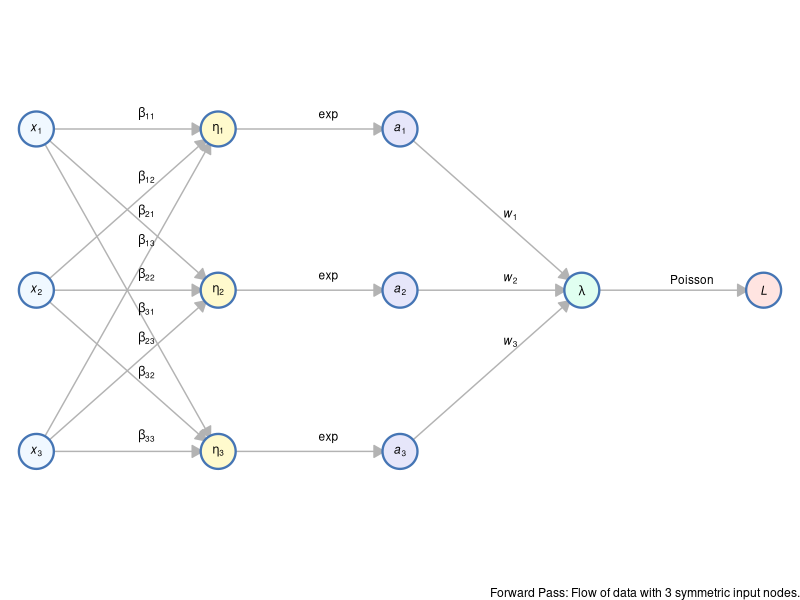
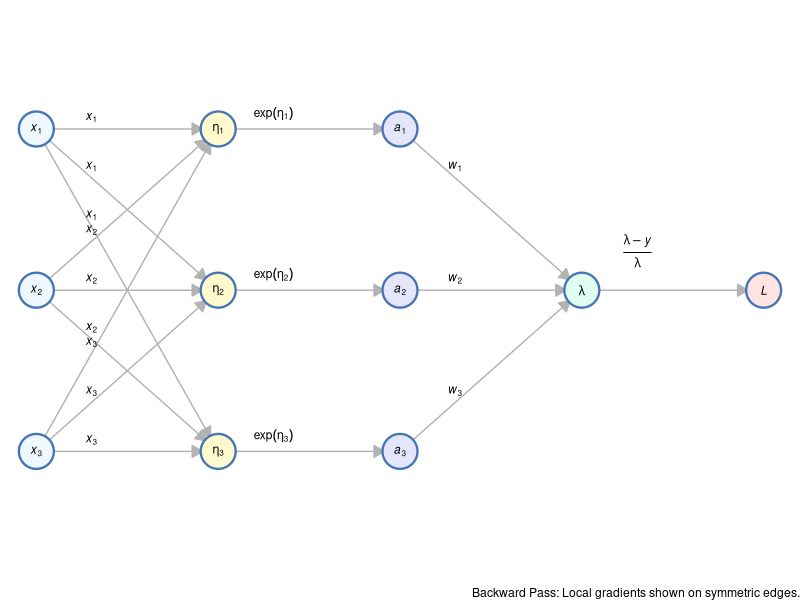
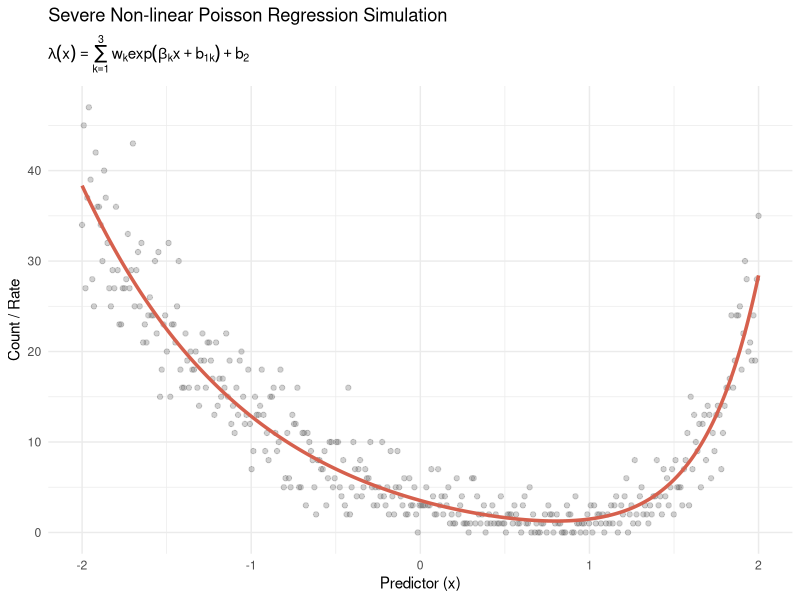
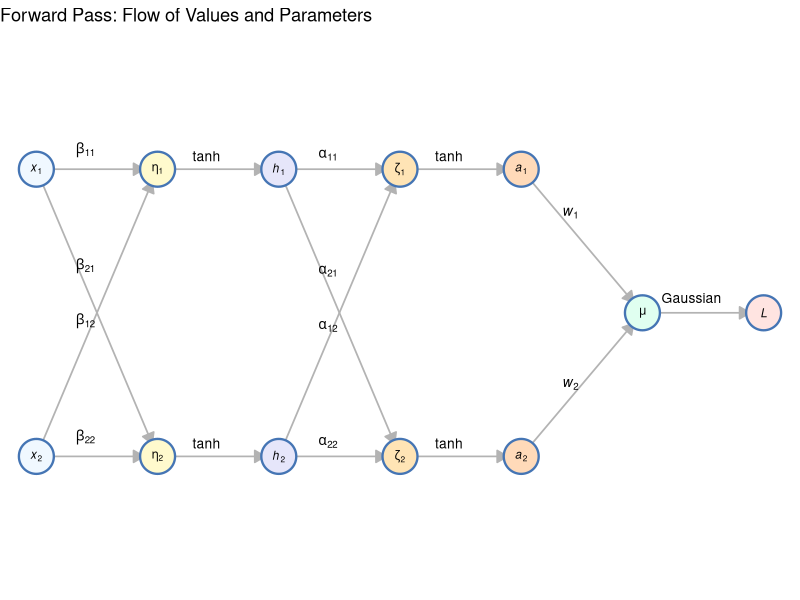
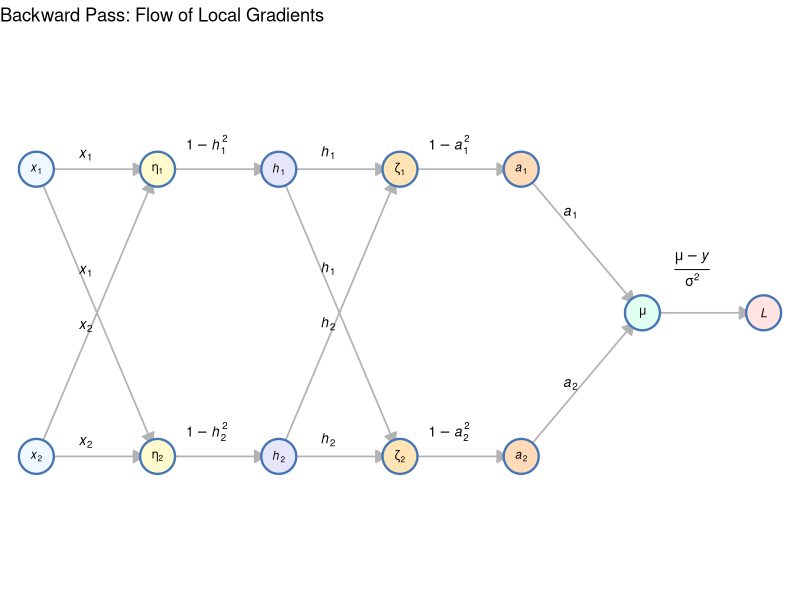

Source code (R) for these figures, in order:
## ---- chunk 1
knitr::opts_chunk$set(echo = FALSE)

library(ggraph)
library(tidygraph)
library(knitr)
## ---- chunk 2
library(ggraph)
library(tidygraph)

# 1. Define Nodes (Input p=3, Hidden m=3, Total Nodes = 11)
nodes_fwd <- data.frame(
  id = 1:11,
  label = c("italic(x)[1]", "italic(x)[2]", "italic(x)[3]",
            "eta[1]", "eta[2]", "eta[3]", 
            "italic(a)[1]", "italic(a)[2]", "italic(a)[3]",
            "lambda", "italic(L)"),
  x = c(1, 1, 1, 5, 5, 5, 9, 9, 9, 13, 17),
  y = c(3, 2, 1, 3, 2, 1, 3, 2, 1, 2, 2),
  fill_color = c(rep("#F0F8FF", 3), rep("#FFFACD", 3), rep("#E6E6FA", 3), "#E0FFF0", "#FFE4E1")
)

# 2. Define Edges (Full connectivity between x and eta)
edges_fwd <- data.frame(
  from = c(1,1,1, 2,2,2, 3,3,3,  4,5,6,  7,8,9,  10),
  to   = c(4,5,6, 4,5,6, 4,5,6,  7,8,9,  10,10,10, 11),
  label = c("beta[11]", "beta[21]", "beta[31]", 
            "beta[12]", "beta[22]", "beta[32]",
            "beta[13]", "beta[23]", "beta[33]",
            "exp", "exp", "exp",
            "italic(w)[1]", "italic(w)[2]", "italic(w)[3]",
            "Poisson")
)

net_fwd <- tbl_graph(nodes = nodes_fwd, edges = edges_fwd)

ggraph(net_fwd, layout = "manual", x = x, y = y) +
  geom_edge_link(aes(label = label), 
                 arrow = arrow(length = unit(3, 'mm'), type = "closed"),
                 start_cap = circle(4, 'mm'), end_cap = circle(4, 'mm'),   
                 label_parse = TRUE, label_pos = 0.6, vjust = -0.7,         
                 label_size = 3, color = "gray70", edge_width = 0.5) +
  geom_node_point(aes(fill = I(fill_color)), shape = 21, size = 11, color = "#4575B4", stroke = 1.2) + 
  geom_node_text(aes(label = label), parse = TRUE, size = 3) +
  theme_void() + 
  scale_y_continuous(expand = expansion(mult = 0.4)) +
  labs(caption = "Forward Pass: Flow of data with 3 symmetric input nodes.")
## ---- chunk 3
# Using the same nodes for symmetry
edges_back <- data.frame(
  from = c(1,1,1, 2,2,2, 3,3,3,  4,5,6,  7,8,9,  10),
  to   = c(4,5,6, 4,5,6, 4,5,6,  7,8,9,  10,10,10, 11),
  label = c("italic(x)[1]", "italic(x)[1]", "italic(x)[1]", 
            "italic(x)[2]", "italic(x)[2]", "italic(x)[2]",
            "italic(x)[3]", "italic(x)[3]", "italic(x)[3]",
            "exp(eta[1])", "exp(eta[2])", "exp(eta[3])",
            "italic(w)[1]", "italic(w)[2]", "italic(w)[3]",
            "frac(lambda - italic(y), lambda)")
)

net_back <- tbl_graph(nodes = nodes_fwd, edges = edges_back)

ggraph(net_back, layout = "manual", x = x, y = y) +
  geom_edge_link(aes(label = label), 
                 arrow = arrow(length = unit(3, 'mm'), type = "closed"),
                 start_cap = circle(4, 'mm'), end_cap = circle(4, 'mm'),   
                 label_parse = TRUE, label_pos = 0.3, vjust = -0.7,         
                 label_size = 3, color = "gray70", edge_width = 0.5) +
  geom_node_point(aes(fill = I(fill_color)), shape = 21, size = 11, color = "#4575B4", stroke = 1.2) + 
  geom_node_text(aes(label = label), parse = TRUE, size = 3) +
  theme_void() + 
  scale_y_continuous(expand = expansion(mult = 0.4)) +
  labs(caption = "Backward Pass: Local gradients shown on symmetric edges.")
## ---- chunk 4
library(ggplot2)

# 1. Setup Parameters
set.seed(123)
n <- 400
x <- seq(-2, 2, length.out = n)

# Layer 1: Increased absolute beta for steeper curves
# We use opposing signs to create a "V" or "M" shape
beta <- c(3.0, -1.0, 0) 

# Layer 1 Biases: Spread these out so the 'activation' happens 
# at different points on the x-axis
b1   <- c(-1, 4.0, 0)

# Layer 2: Output weights (w) and Bias (b2)
# Using a negative weight for one unit creates a 'dip' or valley
w    <- c(2.0, 1.0, 0)*0.1 
b2   <- -2

# 2. Forward Pass Simulation
eta1 <- beta[1] * x + b1[1]
eta2 <- beta[2] * x + b1[2]
eta3 <- beta[3] * x + b1[3]

a1 <- exp(eta1)
a2 <- exp(eta2)
a3 <- exp(eta3)

# Compute final rate lambda
# The combination of high positive and negative weights creates 
# severe non-linearity
lambda <- pmax(w[1]*a1 + w[2]*a2 + w[3]*a3 + b2, 0.1)

# 3. Generate Poisson Responses
y <- rpois(n, lambda = lambda)

# 4. Visualization
df <- data.frame(x = x, lambda = lambda, y = y)

ggplot(df, aes(x = x)) +
  geom_point(aes(y = y), alpha = 0.3, color = "gray40") +
  geom_line(aes(y = lambda), color = "#D6604D", linewidth = 1.2) +
  theme_minimal() +
  labs(
    title = "Severe Non-linear Poisson Regression Simulation",
    subtitle = expression(lambda(x) == sum(w[k] * exp(beta[k]*x + b[1][k]), k==1, 3) + b[2]),
    x = "Predictor (x)",
    y = "Count / Rate"
  )
## ---- chunk 5
nodes <- data.frame(
  id = 1:12,
  label = c("italic(x)[1]", "italic(x)[2]", "eta[1]", "eta[2]", "italic(h)[1]", "italic(h)[2]", 
            "zeta[1]", "zeta[2]", "italic(a)[1]", "italic(a)[2]", "mu", "italic(L)"),
  x = c(1, 1, 5, 5, 9, 9, 13, 13, 17, 17, 21, 25), 
  y = c(2.0, 1.0, 2.0, 1.0, 2.0, 1.0, 2.0, 1.0, 2.0, 1.0, 1.5, 1.5),
  fill_color = c(rep("#F0F8FF", 2), rep("#FFFACD", 2), rep("#E6E6FA", 2), 
                 rep("#FFE4B5", 2), rep("#FFDAB9", 2), "#E0FFF0", "#FFE4E1")
)

edges_fwd <- data.frame(
  from = c(1, 1, 2, 2, 3, 4, 5, 5, 6, 6, 7, 8, 9, 10, 11),
  to   = c(3, 4, 3, 4, 5, 6, 7, 8, 7, 8, 9, 10, 11, 11, 12),
  label = c("beta[11]", "beta[21]", "beta[12]", "beta[22]",
            "tanh", "tanh",
            "alpha[11]", "alpha[21]", "alpha[12]", "alpha[22]",
            "tanh", "tanh",
            "italic(w)[1]", "italic(w)[2]",
            "Gaussian")
)

net_fwd <- tbl_graph(nodes = nodes, edges = edges_fwd)

ggraph(net_fwd, layout = "manual", x = x, y = y) +
  geom_edge_link(aes(label = label), arrow = arrow(length = unit(3, 'mm'), type = "closed"),
                 start_cap = circle(3.5, 'mm'), end_cap = circle(3.5, 'mm'),   
                 label_parse = TRUE, label_pos = 0.4, vjust = -0.8,         
                 label_size = 3.5, color = "gray70", edge_width = 0.6) +
  geom_node_point(aes(fill = I(fill_color)), shape = 21, size = 11, color = "#4575B4", stroke = 1.2) + 
  geom_node_text(aes(label = label), parse = TRUE, size = 3) +
  theme_void() + 
  scale_y_continuous(expand = expansion(mult = 0.5)) +
  labs(title = "Forward Pass: Flow of Values and Parameters")
## ---- chunk 6
edges_back <- data.frame(
  from = c(1, 1, 2, 2, 3, 4, 5, 5, 6, 6, 7, 8, 9, 10, 11),
  to   = c(3, 4, 3, 4, 5, 6, 7, 8, 7, 8, 9, 10, 11, 11, 12),
  label = c("italic(x)[1]", "italic(x)[1]", "italic(x)[2]", "italic(x)[2]",
            "1 - italic(h)[1]^2", "1 - italic(h)[2]^2",
            "italic(h)[1]", "italic(h)[1]", "italic(h)[2]", "italic(h)[2]",
            "1 - italic(a)[1]^2", "1 - italic(a)[2]^2",
            "italic(a)[1]", "italic(a)[2]",
            "frac(mu - italic(y), sigma^2)")
)

net_back <- tbl_graph(nodes = nodes, edges = edges_back)

ggraph(net_back, layout = "manual", x = x, y = y) +
  geom_edge_link(aes(label = label), arrow = arrow(length = unit(3, 'mm'), type = "closed"),
                 start_cap = circle(3.5, 'mm'), end_cap = circle(3.5, 'mm'),   
                 label_parse = TRUE, label_pos = 0.4, vjust = -0.8,         
                 label_size = 3.5, color = "gray70", edge_width = 0.6) +
  geom_node_point(aes(fill = I(fill_color)), shape = 21, size = 11, color = "#4575B4", stroke = 1.2) + 
  geom_node_text(aes(label = label), parse = TRUE, size = 3) +
  theme_void() + 
  scale_y_continuous(expand = expansion(mult = 0.5)) +
  labs(title = "Backward Pass: Flow of Local Gradients")
